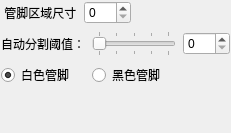
          <widget class="QWidget" name="page_2">
           <layout class="QGridLayout" name="gridLayout_12">
            <property name="leftMargin">
             <number>1</number>
            </property>
            <property name="topMargin">
             <number>1</number>
            </property>
            <property name="rightMargin">
             <number>1</number>
            </property>
            <property name="bottomMargin">
             <number>1</number>
            </property>
            <property name="spacing">
             <number>7</number>
            </property>
            <item row="1" column="1">
             <layout class="QHBoxLayout" name="horizontalLayout_8">
              <item>
               <widget class="QSlider" name="hs_threshold">
                <property name="maximum">
                 <number>255</number>
                </property>
                <property name="tracking">
                 <bool>false</bool>
                </property>
                <property name="orientation">
                 <enum>Qt::Horizontal</enum>
                </property>
                <property name="invertedAppearance">
                 <bool>false</bool>
                </property>
                <property name="invertedControls">
                 <bool>false</bool>
                </property>
                <property name="tickPosition">
                 <enum>QSlider::TicksBothSides</enum>
                </property>
                <property name="tickInterval">
                 <number>64</number>
                </property>
               </widget>
              </item>
              <item>
               <widget class="QSpinBox" name="sp_threshold">
                <property name="buttonSymbols">
                 <enum>QAbstractSpinBox::UpDownArrows</enum>
                </property>
                <property name="minimum">
                 <number>0</number>
                </property>
                <property name="maximum">
                 <number>255</number>
                </property>
               </widget>
              </item>
             </layout>
            </item>
            <item row="1" column="0">
             <widget class="QLabel" name="label_26">
              <property name="text">
               <string>自动分割阈值：</string>
              </property>
             </widget>
            </item>
            <item row="0" column="0" colspan="2">
             <layout class="QHBoxLayout" name="horizontalLayout_11">
              <item>
               <widget class="QLabel" name="label_25">
                <property name="minimumSize">
                 <size>
                  <width>72</width>
                  <height>0</height>
                 </size>
                </property>
                <property name="text">
                 <string> 管脚区域尺寸</string>
                </property>
               </widget>
              </item>
              <item>
               <widget class="QSpinBox" name="sp_pinSize">
                <property name="buttonSymbols">
                 <enum>QAbstractSpinBox::UpDownArrows</enum>
                </property>
                <property name="minimum">
                 <number>0</number>
                </property>
                <property name="maximum">
                 <number>999</number>
                </property>
               </widget>
              </item>
              <item>
               <spacer name="horizontalSpacer_8">
                <property name="orientation">
                 <enum>Qt::Horizontal</enum>
                </property>
                <property name="sizeHint" stdset="0">
                 <size>
                  <width>40</width>
                  <height>20</height>
                 </size>
                </property>
               </spacer>
              </item>
             </layout>
            </item>
            <item row="2" column="0">
             <widget class="QRadioButton" name="rb_autoWhite">
              <property name="text">
               <string>白色管脚</string>
              </property>
              <property name="checked">
               <bool>true</bool>
              </property>
             </widget>
            </item>
            <item row="2" column="1">
             <widget class="QRadioButton" name="rb_autoBlack">
              <property name="text">
               <string>黑色管脚</string>
              </property>
             </widget>
            </item>
            <item row="3" column="1">
             <spacer name="verticalSpacer_5">
              <property name="orientation">
               <enum>Qt::Vertical</enum>
              </property>
              <property name="sizeHint" stdset="0">
               <size>
                <width>20</width>
                <height>45</height>
               </size>
              </property>
             </spacer>
            </item>
           </layout>
          </widget>
